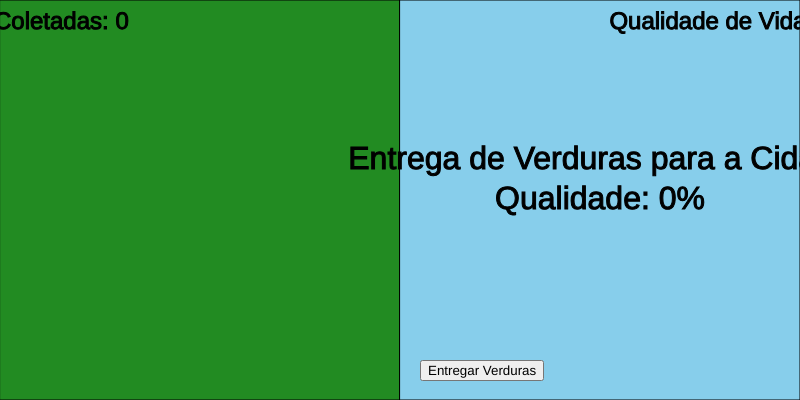
Frame 1 (no input)
Frame 60 (no input): identical to frame 1, image omitted
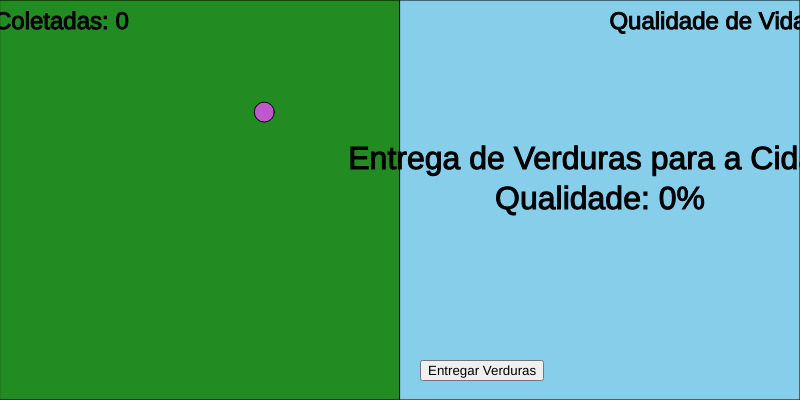
Frame 120 (the mouse pressed at the canvas centre since frame 60)

The p5.js sketch that drew these frames (run headless with seeded random() and noise() and a simulated clock; from frame 60 on, the mouse is pressed at the canvas centre):

// p5.js sketch
// ── sketch.js
let vegetables = [];
let cityWidth;
let fieldColor;
let cityColor;
let collectedVegetables = 0;
let cityQuality = 0;
let button;
let lastVegetableTime = 0;
let vegetableInterval = 1000;

function setup() {
  createCanvas(800, 400);
  cityWidth = width / 2;
  fieldColor = color(34, 139, 34);
  cityColor = color(135, 206, 235);

  button = createButton('Entregar Verduras');
  button.position(cityWidth + 20, height - 40);
  button.mousePressed(deliverVegetables);
}

function draw() {
  background(220);

  stroke(0);
  line(cityWidth, 0, cityWidth, height);

  fill(fieldColor);
  rect(0, 0, cityWidth, height);

  fill(cityColor);
  rect(cityWidth, 0, width - cityWidth, height);

  for (let i = 0; i < vegetables.length; i++) {
    vegetables[i].show();
  }

  textSize(24);
  fill(0);
  textAlign(CENTER, TOP);
  text(`Verduras Coletadas: ${collectedVegetables}`, 10, 10);

  textSize(24);
  fill(0);
  textAlign(CENTER, TOP);
  text(`Qualidade de Vida na Cidade: ${cityQuality}%`, width - 10, 10);

  textSize(32);
  fill(0);
  textAlign(CENTER, CENTER);
  text(`Entrega de Verduras para a Cidade`, width - cityWidth / 2, height / 2 - 40);
  text(`Qualidade: ${cityQuality}%`, width - cityWidth / 2, height / 2);

  if (millis() - lastVegetableTime > vegetableInterval) {
    lastVegetableTime = millis();
    addVegetable();
  }
}

function mousePressed() {
  if (mouseX < cityWidth) {
    for (let i = vegetables.length - 1; i >= 0; i--) {
      let veg = vegetables[i];
      if (dist(mouseX, mouseY, veg.x, veg.y) < veg.size / 2) {
        vegetables.splice(i, 1);
        collectedVegetables++;
        break;
      }
    }
  }
}

function deliverVegetables() {
  if (collectedVegetables > 0) {
    cityQuality = min(collectedVegetables * 2, 100);
    collectedVegetables = 0;
  }
}

function addVegetable() {
  let x = random(50, cityWidth - 50);
  let y = random(50, height - 50);
  vegetables.push(new Vegetable(x, y));
}

class Vegetable {
  constructor(x, y) {
    this.x = x;
    this.y = y;
    this.size = 20;
    this.color = color(random(255), random(255), random(255));
  }

  show() {
    fill(this.color);
    ellipse(this.x, this.y, this.size);
  }
}
